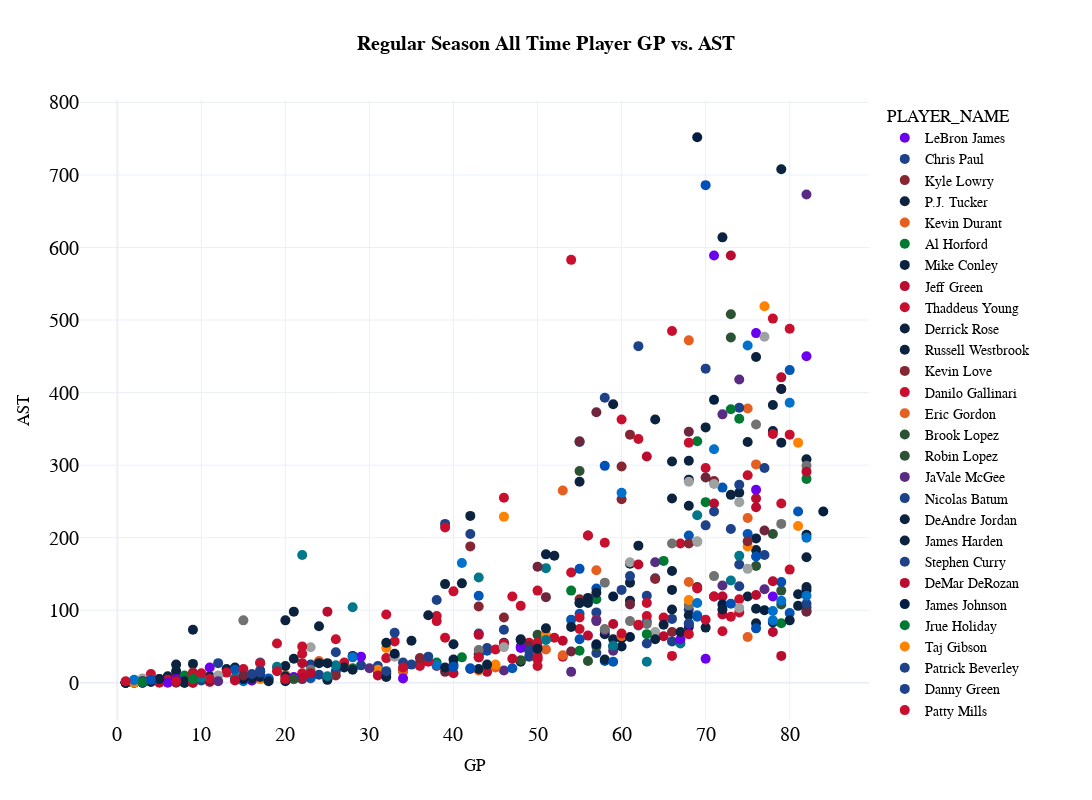

The notebook cell this image was saved under:
### Code cell
cat1="GP"
cat2="AST"

fig_scatter = px.scatter(
  df_totals, 
  x=cat1, 
  y=cat2,
  color='PLAYER_NAME',
 color_discrete_map=player_color_dict,     
  title="<b>Regular Season All Time Player {} vs. {}</b>".format(cat1,cat2),
  template="plotly_white",
  hover_data=['PLAYER_NAME', 'GP', 'MIN', 'FGM', 'FGA', 'FG_PCT', 'FG3M', 'FG3A', 'FG3_PCT', 'FTM', 'FTA', 'OREB',
       'DREB', 'REB', 'AST', 'STL', 'BLK', 'TOV', 'PF', 'PTS', 'PLUS_MINUS'], 
  height=800, 
  width=1200,
  )

fig_scatter.update_layout(
    title_x=0.5,
    hoverlabel=dict(
        bgcolor="white",
        font_size=16,
        font_family="PT Sans Narrow"
    ),
    yaxis = dict(tickfont = dict(size=20)),
    xaxis = dict(tickfont = dict(size=20)),
    font=dict(
        family="PT Sans Narrow",
        size=14,
        color="Black"
    ),
    title_font_family="PT Sans Narrow"
)
fig_scatter.update_traces(marker={'size': 10})

fig_scatter
